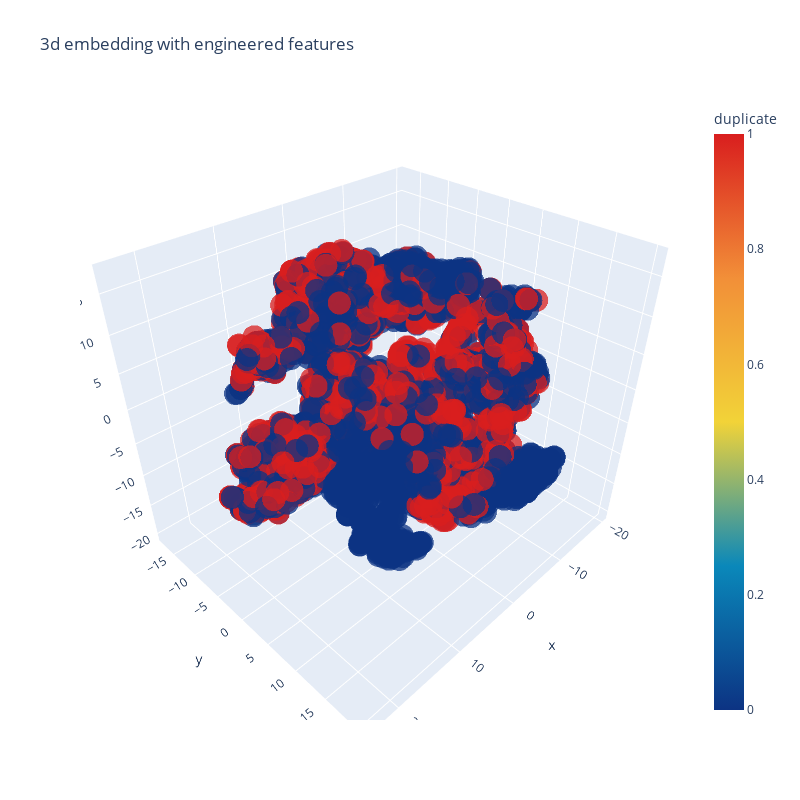

Notebook code for this chart:
### Code cell
trace1 = go.Scatter3d(
    x = tsne3d[:,0],
    y = tsne3d[:,1],
    z = tsne3d[:,2],
    mode = 'markers',
    marker = dict(
        sizemode = 'diameter',
        color = y,
        colorscale = 'Portland',
        colorbar = dict(title = 'duplicate'),
        line = dict(color = 'rgb(255, 255, 255)'),
        opacity = 0.75
    )
)

data = [trace1]
layout = dict(height = 800, width = 800, title = '3d embedding with engineered features')
fig = dict(data = data, layout = layout)
py.iplot(fig, filename = '3DBubble')

### Figure 1 — Plotly figure (JSON) as saved in the notebook; plotly's stock layout.template omitted (floating-point values rounded to 4 significant figures; data arrays with more than 128 entries replaced by an {"elided": "..."} marker saying what was removed)
{"data": [{"marker": {"color": {"elided": "5000 int values"}, "colorbar": {"title": {"text": "duplicate"}}, "colorscale": [[0, "rgb(12,51,131)"], [0.25, "rgb(10,136,186)"], [0.5, "rgb(242,211,56)"], [0.75, "rgb(242,143,56)"], [1, "rgb(217,30,30)"]], "line": {"color": "rgb(255, 255, 255)"}, "opacity": 0.75, "sizemode": "diameter"}, "mode": "markers", "type": "scatter3d", "x": {"elided": "5000 float values"}, "y": {"elided": "5000 float values"}, "z": {"elided": "5000 float values"}}], "layout": {"height": 800, "title": {"text": "3d embedding with engineered features"}, "width": 800}}
